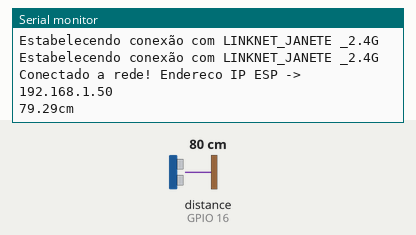
Simulated run of this sketch. Board: ESP8266 (NodeMCU). Shown: the last lines printed to the serial monitor. Wiring (inferred from the names in the program): ultrasonic range finder: trigger GPIO 1; echo GPIO 16. Inputs (shaded band) come from the test bench; at power-on: distance to the obstacle (sensor on GPIO 16) 80 cm. The echo pulse lasts 58.3 µs per cm; WiFi joins after 1.5 s; servers stay silent unless stated.

Above: at 2.7 s.
2.8 s: distance to the obstacle (sensor on GPIO 16) set to 2 cm
At 3.8 s:
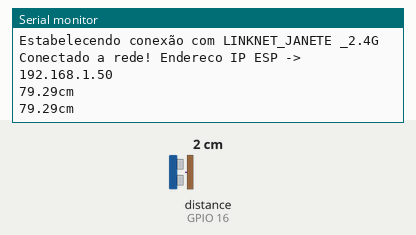
4.3 s: distance to the obstacle (sensor on GPIO 16) set to 4 cm
At 5.3 s:
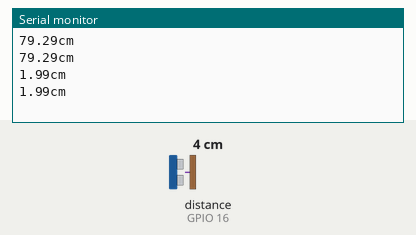
Timing chart, 0 to 7.3 s (numbered marks = the images above; inputs shaded):
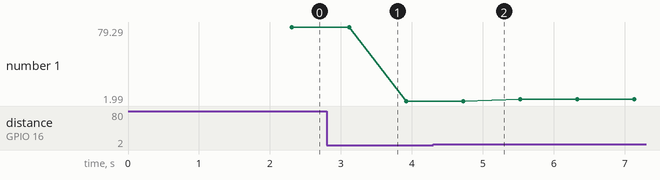

The sketch:

Codigo_Com_LCD_e_Wifi.ino
```cpp
// C++ code
//
#include <ESP8266WiFi.h>
#include <LiquidCrystal.h>

#define trigPin 1
#define echoPin 16

const char *rede = "LINKNET_JANETE _2.4G";
const char *senha = "jkgl0812";

float distancia = 0;
const float distanciaMax = 6000;
const float distanciaMin = 20;

LiquidCrystal lcd(14, 12, 13, 15, 2, 0);

void setup() {
  //  lcd.begin(16, 2);
  pinMode(trigPin, OUTPUT);
  pinMode(echoPin, INPUT);
  Serial.begin(9600);
  verificarConexao();
}

void verificarConexao() {
  WiFi.begin(rede, senha);
  while (WiFi.status() != WL_CONNECTED) //Aguarda a conexao
  {
    Serial.print("Estabelecendo conexão com ");
    Serial.println(WiFi.SSID()); //Imprime o nome da rede
    delay(500);
  }
  Serial.print("Conectado a rede! Endereco IP ESP -> ");
  Serial.println(WiFi.localIP()); //Imprime o IP local do ESP
}

void sensorRun() {
  /*Essa função ira fazer a ativação do sensor*/
  digitalWrite(trigPin, HIGH);
  delayMicroseconds(10);
  digitalWrite(trigPin, LOW);
}

float calcularDistancia() {
  /* Essa função é responsavel por fazer o calculo da
    distancia ou da quantidade de litros do reservatorio*/
  return (pulseIn(echoPin, HIGH) * 0.034 / 2);
}

void lcdRun() {
  /*Essa função é responsavel pela exibição dos calculos
    presentes presentes no metodo calcularDistancia()*/
  lcd.clear();
    lcd.setCursor(6, 0);
    if ((distancia <= distanciaMax) && (distancia >= distanciaMin)) {
    lcd.print((String)distancia + "cm");
    } else {
    lcd.print("*******");
    }
}

void mapearLcd() {
  /*Essa função é responsavel pela exibição da barra
    presente no LCD*/
    /*lcd.setCursor(0, 1);
    for (int ln = 0; ln < map(distancia, distanciaMin, distanciaMax, 16, 0);ln++) lcd.print(char(255));
    {
    delay(20);
    }*/
}

void loop() {
  sensorRun();
  distancia = calcularDistancia();
  delay(800);
  lcdRun();
  //mapearLcd();
  Serial.println(String(distancia) + "cm");
}
```

Measured:
- plotted number 1: 79.29 → 1.99 after the input at 2.8 s, 1.99 → 3.98 after the input at 4.3 s
